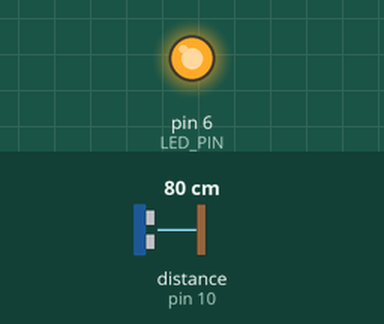
Recording of a sketch running on a simulated Arduino Uno, built with avr-gcc and run on an emulated ATmega328P. Shown: output pins drawn as LEDs (lit = HIGH). Wiring (inferred from the names in the program): ultrasonic range finder: trigger pin 9; echo pin 10. The inputs (shaded band) are chosen by the test bench; at power-on: distance to the obstacle (sensor on pin 10) 80 cm. The echo pulse lasts 58.3 µs per cm; pins used as bus, display or sensor lines are not drawn.

Above: at 1.2 s.
1.3 s: distance to the obstacle (sensor on pin 10) set to 7 cm
2.8 s: distance to the obstacle (sensor on pin 10) set to 4 cm
At 4.2 s:
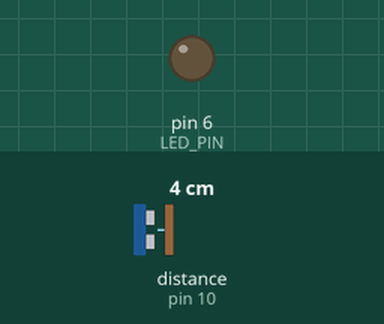
5.8 s: distance to the obstacle (sensor on pin 10) set to 9 cm
At 6.07 s:
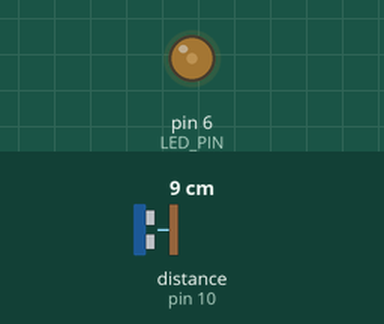
8.8 s: distance to the obstacle (sensor on pin 10) set to 2 cm
At 9.13 s:
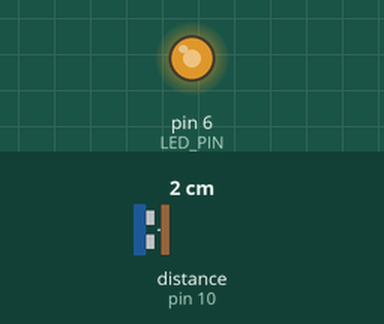
Timing chart, 0 to 11.8 s (numbered marks = the images above; inputs shaded):
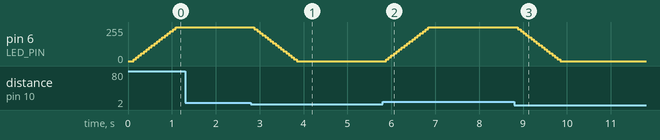

Measured:
- the behaviour switches between 6 and 5 cm on distance to the obstacle (sensor on pin 10) (found by bisection; images 0 and 1)
- after the input at 1.3 s, every drawn part: stays the same
- after the input at 2.8 s, pin 6 (LED_PIN): moves from 255/255 to 0/255 over 0.96 s, starting after 0.08 s
- after the input at 5.8 s, pin 6 (LED_PIN): moves from 0/255 to 255/255 over 0.96 s, starting after 0.08 s
- after the input at 8.8 s, pin 6 (LED_PIN): moves from 255/255 to 0/255 over 0.96 s, starting after 0.08 s

The sketch:

light-drawer.ino
```cpp
/*
  Light-Up Drawer
  Arduino Uno, HC-SR04 ultrasonic distance sensor, one LED, 9 V battery.

  The sensor sits at the back of the drawer housing and looks at the rear wall
  of the drawer. Drawer closed = rear wall is close. Drawer pulled out = rear
  wall moves away. When the distance grows past a threshold the light turns on.

  Wiring
    HC-SR04  VCC -> 5V    GND -> GND    TRIG -> D9    ECHO -> D10
    LED      D6 -> 220 ohm resistor -> LED anode, LED cathode -> GND
    9 V battery -> Arduino barrel jack (VIN)
*/

// ---- Pin map -------------------------------------------------------------
const uint8_t TRIG_PIN = 9;
const uint8_t ECHO_PIN = 10;
const uint8_t LED_PIN  = 6;      // PWM pin so the light can fade

// ---- Tuning --------------------------------------------------------------
const float OPEN_CM   = 8.0;     // Farther than this = drawer is open
const float CLOSED_CM = 5.0;     // Closer than this  = drawer is closed
const unsigned long SAMPLE_MS   = 60;        // Time between sensor pings
const unsigned long ECHO_WAIT_US = 12000;    // Give up on an echo after 12 ms (about 2 m)
const unsigned long AUTO_OFF_MS = 120000;    // Light off after 2 min if drawer is left open
const uint8_t FADE_STEP = 15;                // Brightness change per sample

// ---- State ---------------------------------------------------------------
bool drawerOpen = false;
unsigned long openedAt = 0;
unsigned long lastSample = 0;
uint8_t brightness = 0;
float history[3] = {0, 0, 0};    // Last three readings, for the median filter
uint8_t historyIndex = 0;

// Fire one ultrasonic ping and return the distance in centimetres.
// Returns -1 if no echo came back in time.
float readDistanceCm() {
  digitalWrite(TRIG_PIN, LOW);
  delayMicroseconds(2);
  digitalWrite(TRIG_PIN, HIGH);
  delayMicroseconds(10);
  digitalWrite(TRIG_PIN, LOW);

  unsigned long echoUs = pulseIn(ECHO_PIN, HIGH, ECHO_WAIT_US);
  if (echoUs == 0) return -1;

  // Sound travels about 0.0343 cm per microsecond. The ping goes out and
  // comes back, so the one-way distance is half the round trip.
  return echoUs * 0.0343 / 2.0;
}

// Middle value of three numbers. One bad reading cannot move the result.
float median3(float a, float b, float c) {
  if ((a >= b && a <= c) || (a <= b && a >= c)) return a;
  if ((b >= a && b <= c) || (b <= a && b >= c)) return b;
  return c;
}

void setup() {
  pinMode(TRIG_PIN, OUTPUT);
  pinMode(ECHO_PIN, INPUT);
  pinMode(LED_PIN, OUTPUT);
  analogWrite(LED_PIN, 0);
}

void loop() {
  unsigned long nowMs = millis();
  if (nowMs - lastSample < SAMPLE_MS) return;
  lastSample = nowMs;

  // 1. Measure, and ignore pings that got no echo.
  float cm = readDistanceCm();
  if (cm > 0) {
    history[historyIndex] = cm;
    historyIndex = (historyIndex + 1) % 3;
  }
  float distance = median3(history[0], history[1], history[2]);

  // 2. Decide open or closed. Two thresholds with a gap between them
  //    (hysteresis) stop the light from flickering when the drawer sits
  //    right at the edge.
  if (!drawerOpen && distance > OPEN_CM) {
    drawerOpen = true;
    openedAt = nowMs;
  } else if (drawerOpen && distance > 0 && distance < CLOSED_CM) {
    drawerOpen = false;
  }

  // 3. Light on while open, unless it has been open for too long.
  bool wantLight = drawerOpen && (nowMs - openedAt < AUTO_OFF_MS);

  // 4. Fade toward the wanted state instead of snapping.
  if (wantLight && brightness < 255) {
    brightness = (brightness > 255 - FADE_STEP) ? 255 : brightness + FADE_STEP;
  } else if (!wantLight && brightness > 0) {
    brightness = (brightness < FADE_STEP) ? 0 : brightness - FADE_STEP;
  }
  analogWrite(LED_PIN, brightness);
}
```
